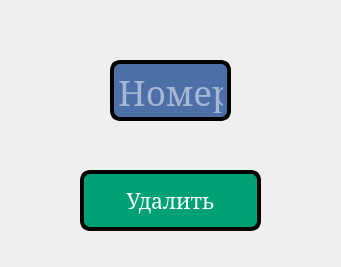
<?xml version="1.0" encoding="UTF-8"?>
<ui version="4.0">
 <class>DeleteWindow</class>
 <widget class="QDialog" name="DeleteWindow">
  <property name="geometry">
   <rect>
    <x>0</x>
    <y>0</y>
    <width>341</width>
    <height>267</height>
   </rect>
  </property>
  <property name="minimumSize">
   <size>
    <width>341</width>
    <height>267</height>
   </size>
  </property>
  <property name="maximumSize">
   <size>
    <width>441</width>
    <height>367</height>
   </size>
  </property>
  <property name="windowTitle">
   <string>Dialog</string>
  </property>
  <property name="styleSheet">
   <string notr="true"/>
  </property>
  <widget class="QPushButton" name="btnDelete">
   <property name="geometry">
    <rect>
     <x>80</x>
     <y>170</y>
     <width>181</width>
     <height>61</height>
    </rect>
   </property>
   <property name="font">
    <font>
     <family>MS Serif</family>
     <pointsize>16</pointsize>
     <weight>9</weight>
     <italic>false</italic>
     <bold>false</bold>
    </font>
   </property>
   <property name="styleSheet">
    <string notr="true">QPushButton
{
	font: 75 16pt &quot;MS Serif&quot;;
	color: rgb(255, 255, 255);
	background-color: rgb(0, 160, 117);
	border: 4px solid black;
	border-radius: 10px;
}

QPushButton:hover
{
	
		background-color: rgb(75, 111, 166);

}

QPushButton:pressed
{
	color: rgb(0, 55, 225);
	background-color: rgb(225, 140, 0);
	border: 5px solid black;
}</string>
   </property>
   <property name="text">
    <string>Удалить</string>
   </property>
  </widget>
  <widget class="QTextEdit" name="deleteNode">
   <property name="geometry">
    <rect>
     <x>110</x>
     <y>60</y>
     <width>121</width>
     <height>61</height>
    </rect>
   </property>
   <property name="font">
    <font>
     <family>MS Serif</family>
     <pointsize>26</pointsize>
     <weight>9</weight>
     <italic>false</italic>
     <bold>false</bold>
    </font>
   </property>
   <property name="styleSheet">
    <string notr="true">QTextEdit
{
	font: 75 26pt &quot;MS Serif&quot;;
	color: rgb(255, 255, 255);
	
background-color: rgb(75, 111, 166);
	border: 4px solid black;
	border-radius: 10px;
}

QTextEdit:hover
{
	
		background-color: rgb(75, 111, 166);
background-color: rgb(0, 160, 117);
}

</string>
   </property>
   <property name="inputMethodHints">
    <set>Qt::ImhDigitsOnly</set>
   </property>
   <property name="verticalScrollBarPolicy">
    <enum>Qt::ScrollBarAlwaysOff</enum>
   </property>
   <property name="horizontalScrollBarPolicy">
    <enum>Qt::ScrollBarAlwaysOff</enum>
   </property>
   <property name="html">
    <string>&lt;!DOCTYPE HTML PUBLIC &quot;-//W3C//DTD HTML 4.0//EN&quot; &quot;http://www.w3.org/TR/REC-html40/strict.dtd&quot;&gt;
&lt;html&gt;&lt;head&gt;&lt;meta name=&quot;qrichtext&quot; content=&quot;1&quot; /&gt;&lt;style type=&quot;text/css&quot;&gt;
p, li { white-space: pre-wrap; }
&lt;/style&gt;&lt;/head&gt;&lt;body style=&quot; font-family:'MS Serif'; font-size:26pt; font-weight:72; font-style:normal;&quot;&gt;
&lt;p style=&quot;-qt-paragraph-type:empty; margin-top:0px; margin-bottom:0px; margin-left:0px; margin-right:0px; -qt-block-indent:0; text-indent:0px; font-family:'MS Shell Dlg 2'; font-size:16pt; font-weight:400;&quot;&gt;&lt;br /&gt;&lt;/p&gt;&lt;/body&gt;&lt;/html&gt;</string>
   </property>
   <property name="textInteractionFlags">
    <set>Qt::TextEditable|Qt::TextSelectableByMouse</set>
   </property>
   <property name="placeholderText">
    <string>Номер вершины</string>
   </property>
  </widget>
  <widget class="QLabel" name="del">
   <property name="geometry">
    <rect>
     <x>-70</x>
     <y>0</y>
     <width>484</width>
     <height>267</height>
    </rect>
   </property>
   <property name="text">
    <string/>
   </property>
  </widget>
  <zorder>del</zorder>
  <zorder>btnDelete</zorder>
  <zorder>deleteNode</zorder>
 </widget>
 <resources/>
 <connections/>
</ui>
